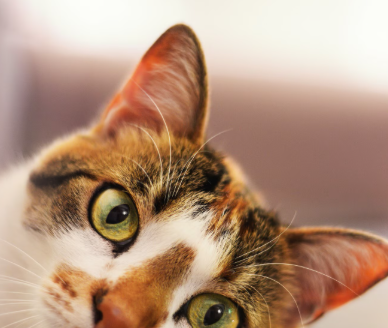
#> input picture images/cat.png, 388 x 328 px; the run also reads 1 picture not shown here
$ python subtract_images.py
#> lines starting #> are read from the running program, lines starting #| are printed output that depends on the picture
import cv2

img1 = cv2.imread('images/cat.png')
#> img1 is the input picture: shape (328, 388, 3); mean B, G, R 124.2, 146.6, 179.6
img2 = cv2.imread('images/cat2.png')

#odejmowanie zwykłe
subtraction = cv2.subtract(img1, img2)
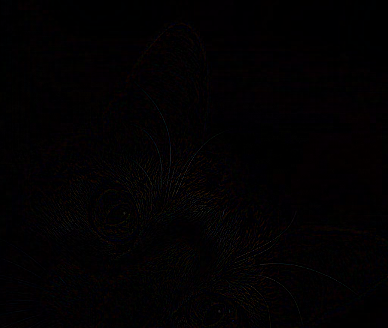
#> subtraction: shape (328, 388, 3); mean B, G, R 2, 1.2, 2.5
boosted_sub = cv2.normalize(subtraction, None, alpha=0, beta=255, norm_type=cv2.NORM_MINMAX)
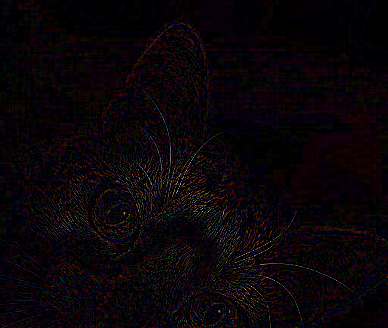
#> boosted_sub: shape (328, 388, 3); mean B, G, R 8.1, 4.7, 10

#różnica jako wartość bezwzględna
diff = cv2.absdiff(img1, img2)
boosted_diff = cv2.normalize(diff, None, alpha=0, beta=255, norm_type=cv2.NORM_MINMAX)
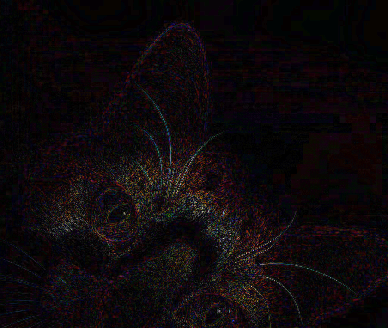
#> boosted_diff: shape (328, 388, 3); mean B, G, R 11.3, 9.1, 14.1

cv2.imshow('Subtracted (img1 - img2)', boosted_sub)
cv2.imshow('Absolute Difference', boosted_diff)

cv2.waitKey(0)
cv2.destroyAllWindows()

cv2.imwrite('images/subcat12.png', boosted_sub)
cv2.imwrite('images/abscat12.png', boosted_diff)
